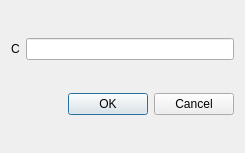
<?xml version="1.0" encoding="UTF-8"?>
<ui version="4.0">
 <class>DlgLog</class>
 <widget class="QDialog" name="DlgLog">
  <property name="geometry">
   <rect>
    <x>0</x>
    <y>0</y>
    <width>245</width>
    <height>153</height>
   </rect>
  </property>
  <property name="windowTitle">
   <string>Dialog</string>
  </property>
  <layout class="QVBoxLayout" name="verticalLayout">
   <item>
    <layout class="QHBoxLayout" name="horizontalLayout">
     <item>
      <widget class="QLabel" name="label">
       <property name="text">
        <string>C</string>
       </property>
       <property name="margin">
        <number>12</number>
       </property>
      </widget>
     </item>
     <item>
      <widget class="QLineEdit" name="lineEdit"/>
     </item>
    </layout>
   </item>
   <item>
    <widget class="QDialogButtonBox" name="buttonBox">
     <property name="orientation">
      <enum>Qt::Horizontal</enum>
     </property>
     <property name="standardButtons">
      <set>QDialogButtonBox::Cancel|QDialogButtonBox::Ok</set>
     </property>
    </widget>
   </item>
  </layout>
 </widget>
 <resources/>
 <connections>
  <connection>
   <sender>buttonBox</sender>
   <signal>accepted()</signal>
   <receiver>DlgLog</receiver>
   <slot>accept()</slot>
   <hints>
    <hint type="sourcelabel">
     <x>248</x>
     <y>254</y>
    </hint>
    <hint type="destinationlabel">
     <x>157</x>
     <y>274</y>
    </hint>
   </hints>
  </connection>
  <connection>
   <sender>buttonBox</sender>
   <signal>rejected()</signal>
   <receiver>DlgLog</receiver>
   <slot>reject()</slot>
   <hints>
    <hint type="sourcelabel">
     <x>316</x>
     <y>260</y>
    </hint>
    <hint type="destinationlabel">
     <x>286</x>
     <y>274</y>
    </hint>
   </hints>
  </connection>
 </connections>
</ui>
